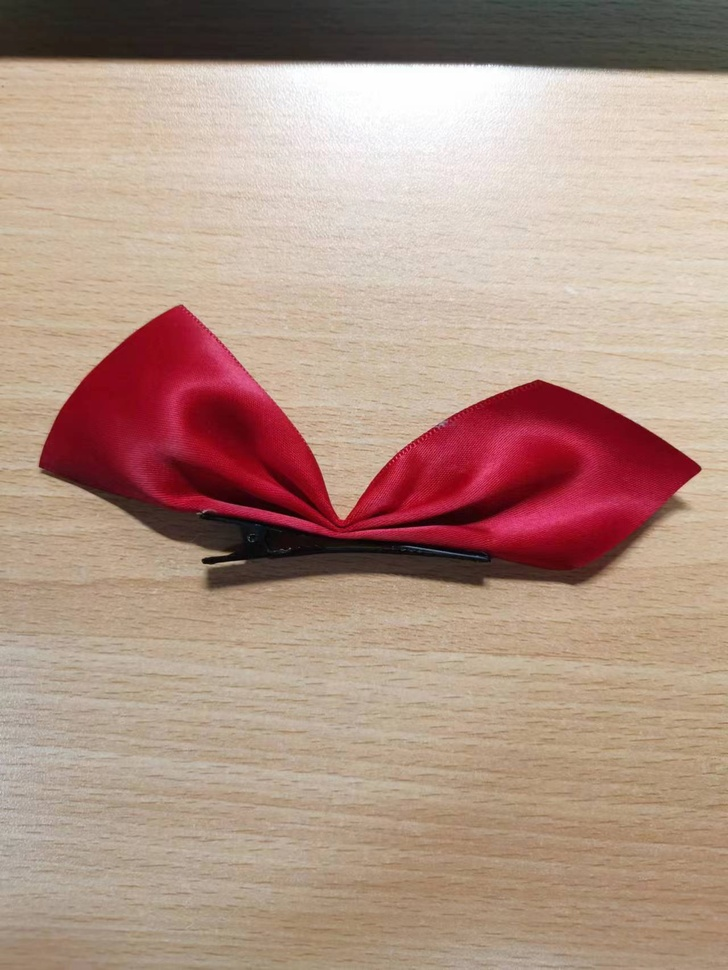
#> input picture texture3.jpg, 728 x 970 px, shrunk from 1280 x 1706 before the run
$ python SIFTmatch.py
#> lines starting #> are read from the running program, lines starting #| are printed output that depends on the picture
import cv2

def sift_matching(img1, img2):
    # 创建SIFT对象
    sift = cv2.SIFT_create()

    # 检测特征点和计算特征描述符
    keypoints1, descriptors1 = sift.detectAndCompute(img1, None)
    keypoints2, descriptors2 = sift.detectAndCompute(img2, None)

    # 创建FLANN匹配器
    flann = cv2.FlannBasedMatcher()

    # 使用knnMatch进行特征点匹配
    matches = flann.knnMatch(descriptors1, descriptors2, k=2)

    # 进行 Lowe's ratio test 进行筛选
    good_matches = []
    for m, n in matches:
        if m.distance < 0.7 * n.distance:
            good_matches.append(m)

    # 可视化匹配结果
    img_matches = cv2.drawMatches(img1, keypoints1, img2, keypoints2, good_matches, None)

    return img_matches

# 读取图像
img1 = cv2.imread('texture3.jpg')
#> img1 is the input picture: shape (970, 728, 3); mean B, G, R 134, 147.7, 177.6
img2 = cv2.imread('texture4.jpg')
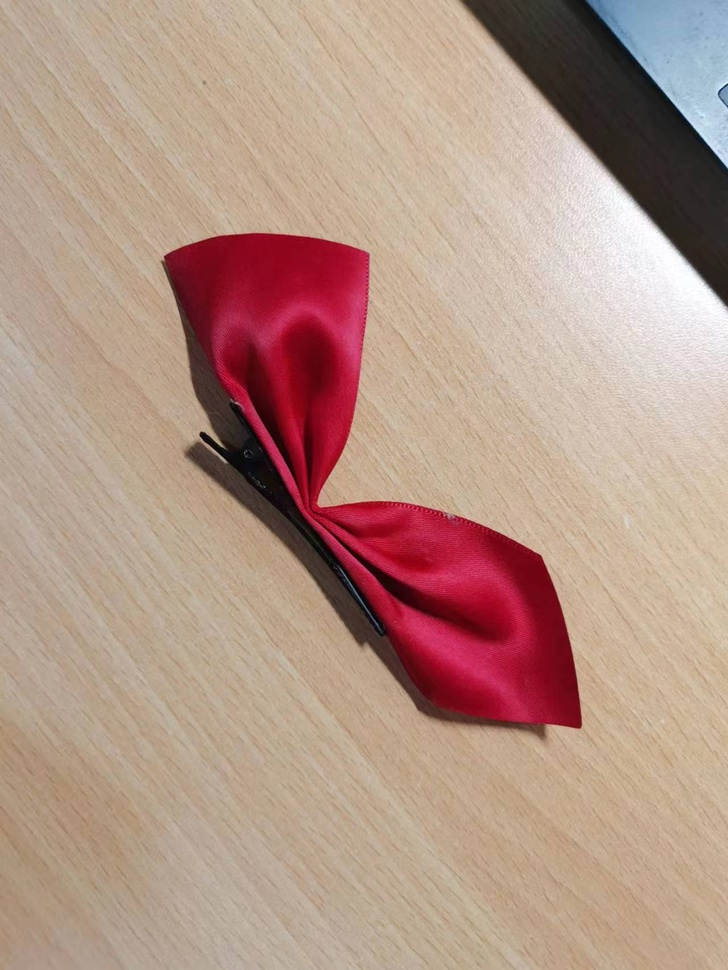
#> input picture texture4.jpg, 728 x 970 px, shrunk from 1280 x 1706 before the run
#> img2 is the input picture: shape (970, 728, 3); mean B, G, R 135.4, 149.3, 180

# 进行图像匹配
result = sift_matching(img1, img2)
#> in sift_matching, `keypoints1, descriptors1 = sift.detectAndCompute(img1, None)`: keypoints1 = 367 keypoints; strongest (x, y, size): (206, 561, 4.7), (185, 448, 152.5), (687, 468, 16.1), (655, 467, 48.2)
#> in sift_matching, `keypoints2, descriptors2 = sift.detectAndCompute(img2, None)`: keypoints2 = 257 keypoints; strongest (x, y, size): (203, 435, 4.7), (269, 348, 147.2), (224, 461, 2.7), (204, 275, 53.8)
#> in sift_matching, `matches = flann.knnMatch(descriptors1, descriptors2, k=2)`: matches = 367 matches
#> after the loop in sift_matching, `for m, n in matches:`: good_matches = 80 matches
#> in sift_matching, `img_matches = cv2.drawMatches(img1, keypoints1, img2, keypoints2, good..`:
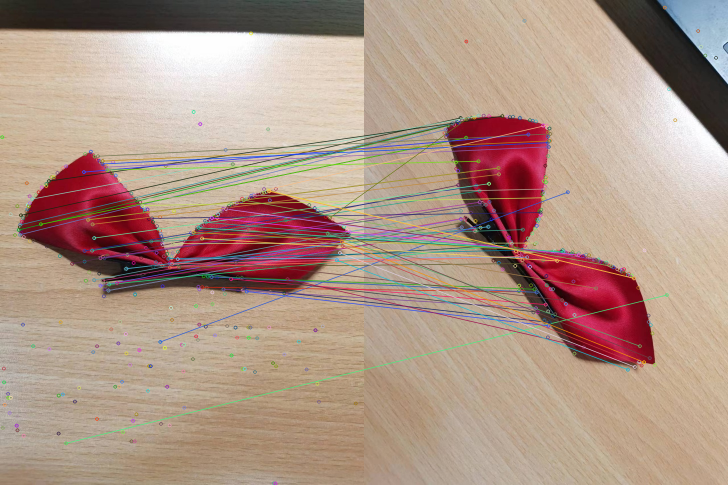
#> img_matches: shape (970, 1456, 3) (shown at 1/2 size); mean B, G, R 135.2, 149.2, 175.9

# 显示匹配结果
cv2.namedWindow('SIFT Matching Result',cv2.WINDOW_NORMAL)
cv2.imshow('SIFT Matching Result', result)
cv2.waitKey(0)
cv2.destroyAllWindows()
